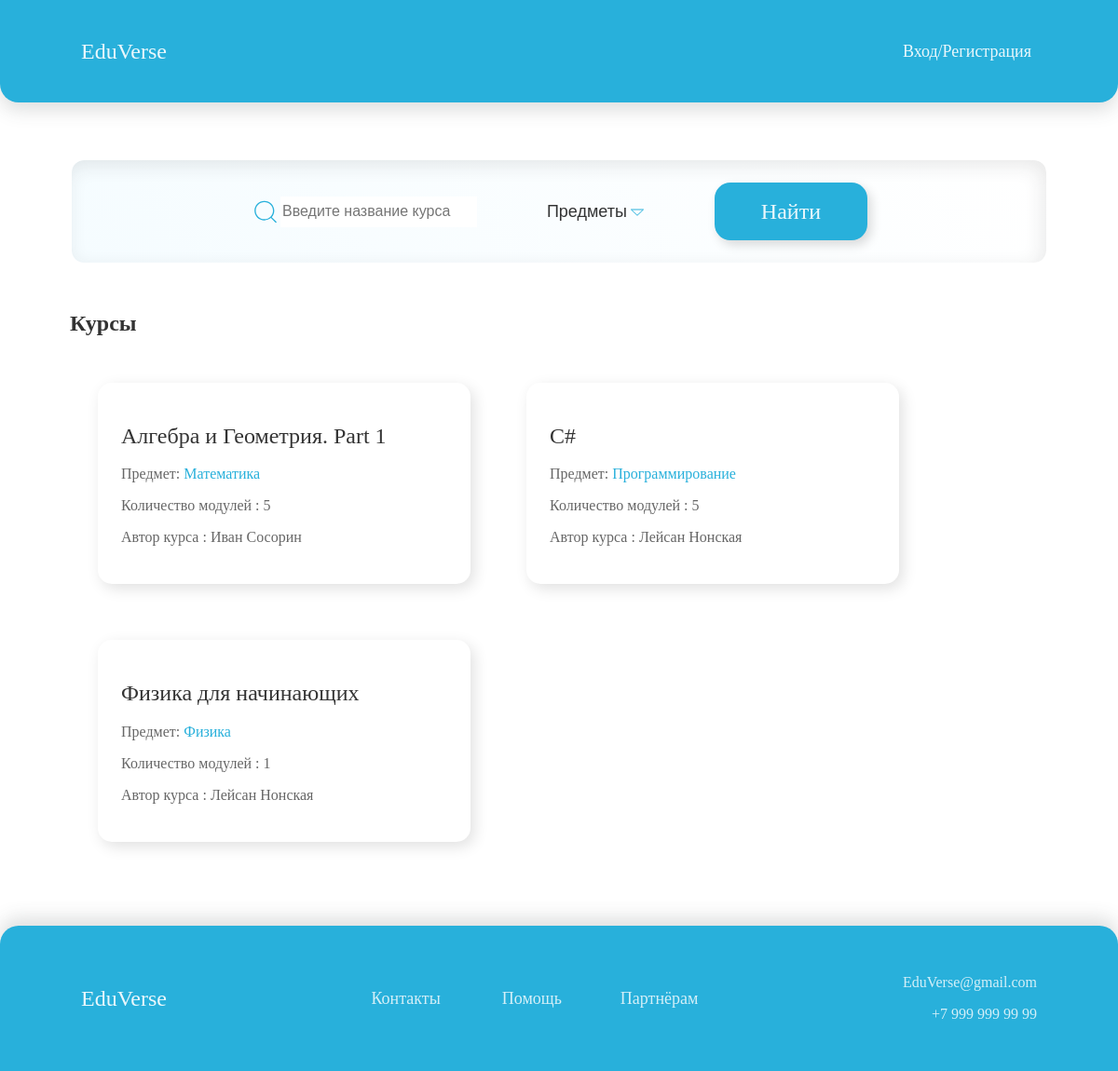
/, run on an earlier commit of the app's database.
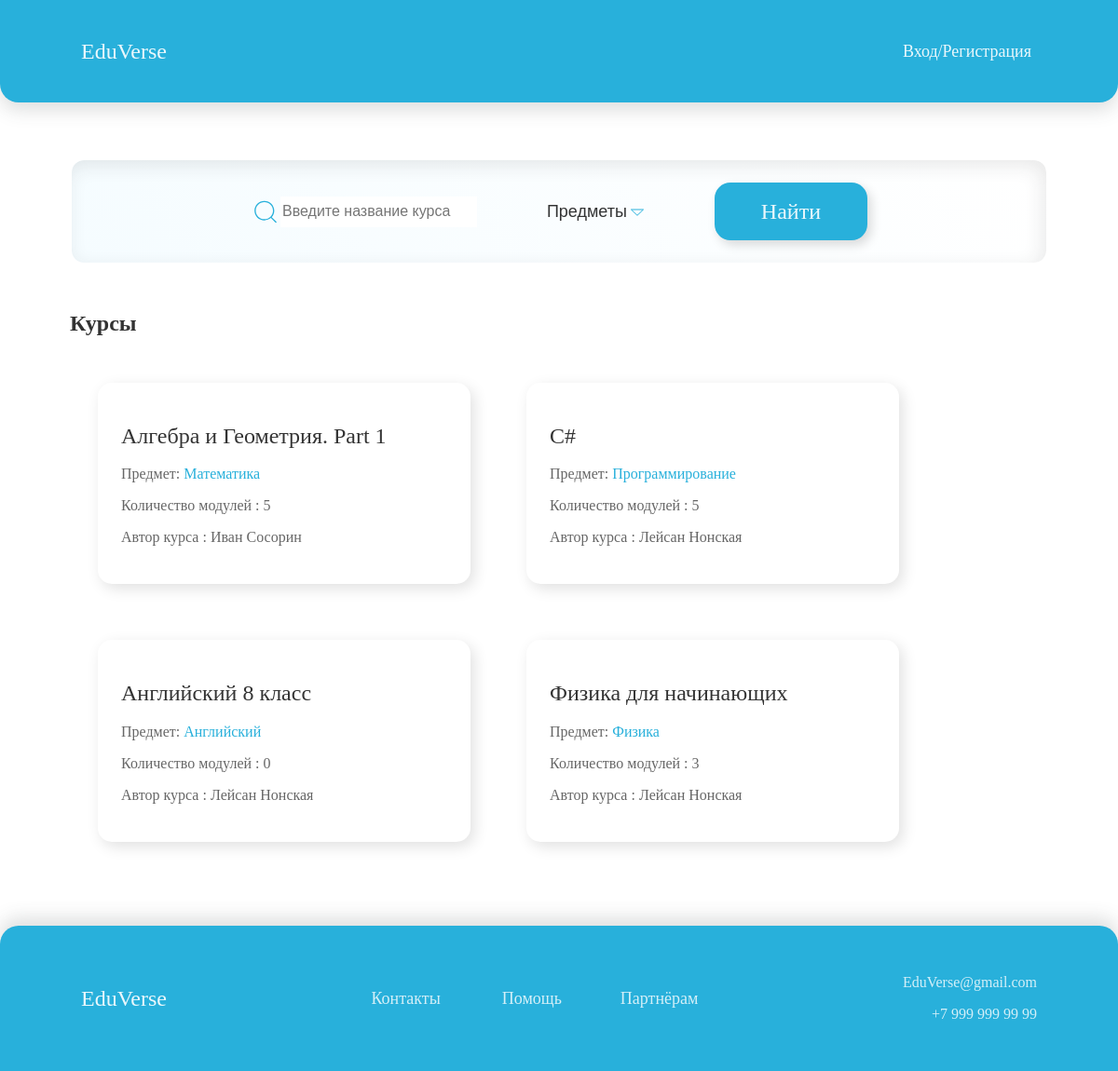
And on a later commit of the database.
### courses/models.py (models this page shows, shortened)
class Course(models.Model):
    owner = models.ForeignKey(User,
                              related_name='courses_created',
                              on_delete=models.CASCADE)
    subject = models.ForeignKey(Subject,
                                related_name='courses',
                                on_delete=models.CASCADE)
    title = models.CharField(max_length=200)
    slug = models.SlugField(max_length=200, unique=True)
    overview = models.TextField()
    created = models.DateTimeField(auto_now_add=True)
    students = models.ManyToManyField(User,
                                      related_name='courses_joined',
                                      blank=True)
    class Meta:
        ordering = ['-created']

class Subject(models.Model):
    title = models.CharField(max_length=200)
    slug = models.SlugField(max_length=200, unique=True)
    class Meta:
        ordering = ['title']
    def __str__(self):
        return self.title

### courses/views.py (the view)
# urls.py: path('', CourseListView.as_view(), name='course_list'),
class CourseListView(TemplateResponseMixin, View):
    model = Course
    template_name = 'courses/course/list.html'
    def get(self, request, subject=None):
        subjects = Subject.objects.annotate(
            total_courses=Count('courses'))
        courses = Course.objects.annotate(
            total_modules=Count('modules'))
        search_query = request.GET.get('search')
        if subject:
            subject = get_object_or_404(Subject, slug=subject)
            courses = courses.filter(subject=subject)
        if search_query:
            courses = courses.filter(title__icontains=search_query)
        return self.render_to_response({'subjects': subjects,
                                        'subject': subject,
                                        'courses': courses})

### courses/templates/courses/course/list.html (shortened to what this page needs)
{% extends "base.html" %}
{% block content %}
<div class="search_div">
<form class="search_form" action='{% url "course_list"%}' method="GET">
    <div
    style="
    display: flex;
    flex-wrap: inherit;
    --bs-gutter-y: 0;
">
        <img src="../../../static/img/circum_search.svg">
    <input style="font-size: 16px;" class="search_input_field" type="search" placeholder="Введите название курса" name="search" style="width:165px;">
    </div>
    <div class="dropdown">
    <button style="
    color: rgba(0,0,0,0.8);
     margin-left: 35px;
     margin-right: 35px;
    display: flex;
    font-size: 18px;
    flex-wrap: inherit;
    --bs-gutter-y: 0;
"
        class="dropbtn">Предметы<img style="margin-top:7px; margin-left: 3px;" src="../../../static/img/Polygon.svg"></button>
</div>
    <button  class="standart_btn" type="submit">Найти</button>
</form>
    </div>
    <div class="main_courses_div">
        <h2 style="color: rgba(0,0,0,0.8);">
            {% if subject %}
             Курсы по предемету:  {{ subject.title }}
            {% else %}
              Курсы
            {% endif %}
        </h2>
  <div class="all_courses">
    {% for course in courses %}
      {% with subject=course.subject %}
    <div class="course">
        <h3>
          <a style="margin-bottom: 15px;"class="course_card_title" href='{% url "course:course_detail" course.slug %}'>
            {{ course.title }}
          </a>
        </h3>
        <p class="course_text">
          Предмет:
          <a class="course_card_link" href='{% url "course:course_list_subject" subject.slug %}'>{{ subject }}</a>
        </p>
        <p class="course_text">Количество модулей : {{ course.total_modules }}</p>
        <p class="course_text">Автор курса : {{ course.owner.get_full_name }}</p>
    </div>
      {% endwith %}
    {% endfor %}
  </div>
    </div>
{% endblock %}

What changed in the data, as far as the page shows it:
added Course: title "Английский 8 класс", subject "Английский", total_modules "0", owner.get_full_name "Лейсан Нонская"
computed for Course "Физика для начинающих": total_modules "1" → "3"
